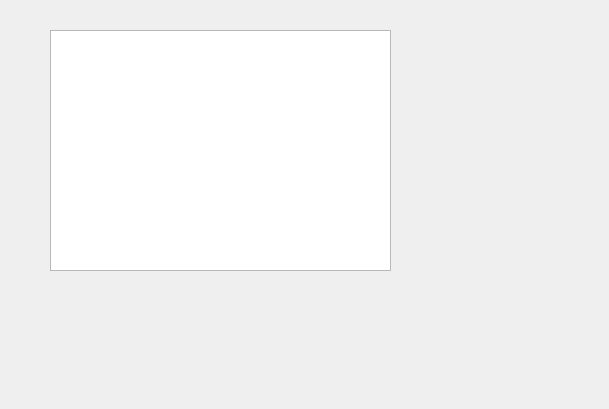
<?xml version="1.0" encoding="UTF-8"?>
<ui version="4.0">
 <class>Grades</class>
 <widget class="QDialog" name="Grades">
  <property name="geometry">
   <rect>
    <x>0</x>
    <y>0</y>
    <width>609</width>
    <height>409</height>
   </rect>
  </property>
  <property name="windowTitle">
   <string>Dialog</string>
  </property>
  <widget class="QTableView" name="tableGrades">
   <property name="geometry">
    <rect>
     <x>50</x>
     <y>30</y>
     <width>341</width>
     <height>241</height>
    </rect>
   </property>
  </widget>
 </widget>
 <resources/>
 <connections/>
</ui>
